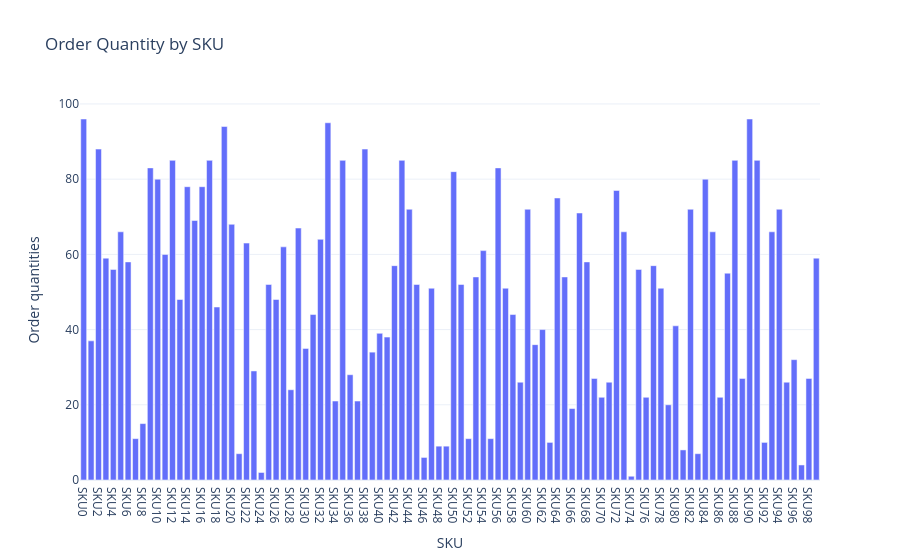

Notebook code for this chart:
### Markdown cell above
## Order Quantity by SKU

### Code cell
order_quantity_chart = px.bar(data, x='SKU', 
                              y='Order quantities', 
                              title='Order Quantity by SKU')
order_quantity_chart.show()

### Figure 1 — Plotly figure (JSON) as saved in the notebook; plotly's stock layout.template omitted (floating-point values rounded to 4 significant figures)
{"data": [{"hovertemplate": "SKU=%{x}<br>Order quantities=%{y}<extra></extra>", "legendgroup": "", "marker": {"color": "#636efa", "pattern": {"shape": ""}}, "name": "", "orientation": "v", "showlegend": false, "textposition": "auto", "type": "bar", "x": ["SKU0", "SKU1", "SKU2", "SKU3", "SKU4", "SKU5", "SKU6", "SKU7", "SKU8", "SKU9", "SKU10", "SKU11", "SKU12", "SKU13", "SKU14", "SKU15", "SKU16", "SKU17", "SKU18", "SKU19", "SKU20", "SKU21", "SKU22", "SKU23", "SKU24", "SKU25", "SKU26", "SKU27", "SKU28", "SKU29", "SKU30", "SKU31", "SKU32", "SKU33", "SKU34", "SKU35", "SKU36", "SKU37", "SKU38", "SKU39", "SKU40", "SKU41", "SKU42", "SKU43", "SKU44", "SKU45", "SKU46", "SKU47", "SKU48", "SKU49", "SKU50", "SKU51", "SKU52", "SKU53", "SKU54", "SKU55", "SKU56", "SKU57", "SKU58", "SKU59", "SKU60", "SKU61", "SKU62", "SKU63", "SKU64", "SKU65", "SKU66", "SKU67", "SKU68", "SKU69", "SKU70", "SKU71", "SKU72", "SKU73", "SKU74", "SKU75", "SKU76", "SKU77", "SKU78", "SKU79", "SKU80", "SKU81", "SKU82", "SKU83", "SKU84", "SKU85", "SKU86", "SKU87", "SKU88", "SKU89", "SKU90", "SKU91", "SKU92", "SKU93", "SKU94", "SKU95", "SKU96", "SKU97", "SKU98", "SKU99"], "xaxis": "x", "y": [96, 37, 88, 59, 56, 66, 58, 11, 15, 83, 80, 60, 85, 48, 78, 69, 78, 85, 46, 94, 68, 7, 63, 29, 2, 52, 48, 62, 24, 67, 35, 44, 64, 95, 21, 85, 28, 21, 88, 34, 39, 38, 57, 85, 72, 52, 6, 51, 9, 9, 82, 52, 11, 54, 61, 11, 83, 51, 44, 26, 72, 36, 40, 10, 75, 54, 19, 71, 58, 27, 22, 26, 77, 66, 1, 56, 22, 57, 51, 20, 41, 8, 72, 7, 80, 66, 22, 55, 85, 27, 96, 85, 10, 66, 72, 26, 32, 4, 27, 59], "yaxis": "y"}], "layout": {"barmode": "relative", "legend": {"tracegroupgap": 0}, "title": {"text": "Order Quantity by SKU"}, "xaxis": {"anchor": "y", "domain": [0, 1], "title": {"text": "SKU"}}, "yaxis": {"anchor": "x", "domain": [0, 1], "title": {"text": "Order quantities"}}}}
